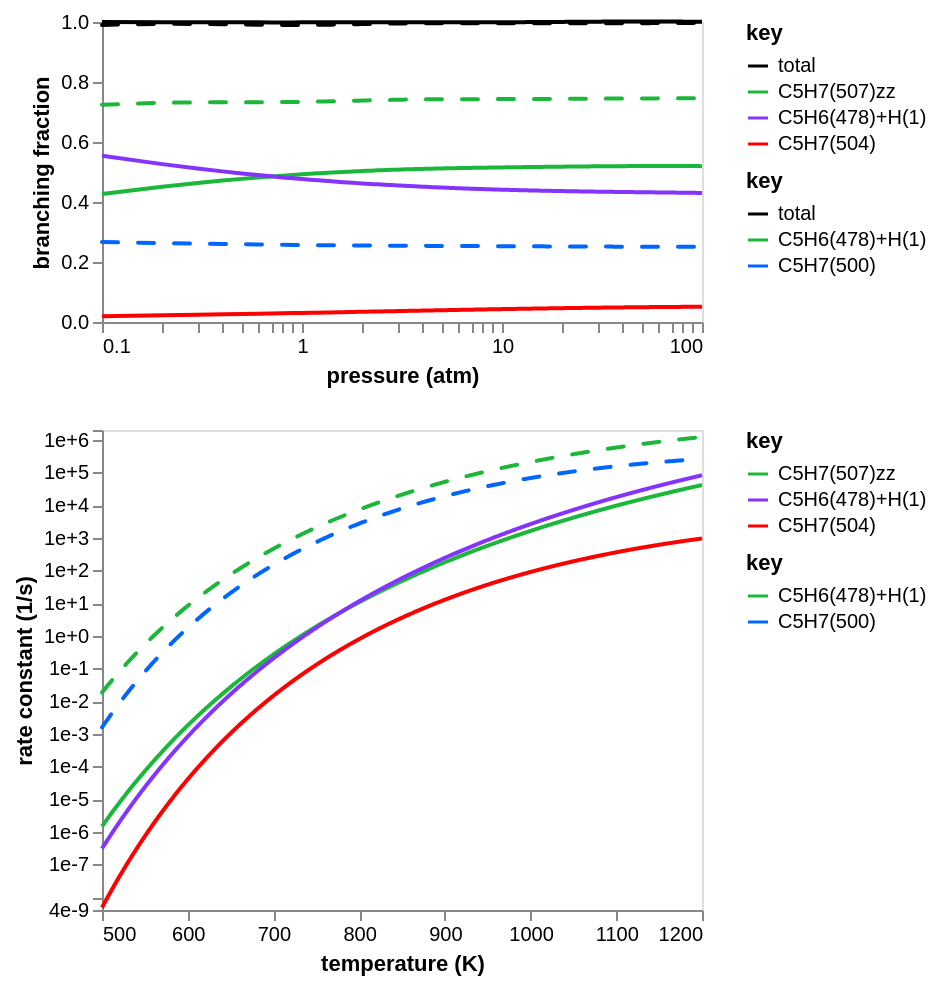

This figure's notebook cell:
### Code cell
branch_frac_chart = alt.layer(branch_frac_chart1, branch_frac_chart2).resolve_scale(
    color="independent"
)
rate_chart = alt.layer(rate_chart1, rate_chart2).resolve_scale(color="independent")

chart = alt.vconcat(
    branch_frac_chart.properties(width=300, height=150),
    rate_chart.properties(width=300, height=240),
).configure_axis(grid=False)
chart

### Figure 1 — Vega-Lite specification as saved in the notebook (floating-point values rounded to 4 significant figures; data arrays with more than 128 entries replaced by an {"elided": "..."} marker saying what was removed)
{"config": {"view": {"continuousWidth": 300, "continuousHeight": 300}, "axis": {"grid": false}}, "vconcat": [{"layer": [{"data": {"name": "data-4edc895303a76668a909377ed5a4f3f7"}, "mark": {"type": "line"}, "encoding": {"color": {"field": "key", "scale": {"domain": ["total", "C5H7(507)zz", "C5H6(478)+H(1)", "C5H7(504)"], "range": ["#000000", "#1ab73a", "#8533ff", "#ff0000"]}, "type": "nominal"}, "x": {"axis": {"labelExpr": "((abs(datum.value - 0.1) / abs(0.1) < 1e-5) ||\n(abs(datum.value - 1.0) / abs(1.0) < 1e-5) ||\n(abs(datum.value - 10.0) / abs(10.0) < 1e-5) ||\n(abs(datum.value - 100.0) / abs(100.0) < 1e-5) ||\n(abs(datum.value - 100.0) / abs(100.0) < 1e-5)) ? datum.label : ''", "values": [0.1, 0.2, 0.3, 0.4, 0.5, 0.6, 0.7, 0.8, 0.9, 1.0, 2.0, 3.0, 4.0, 5.0, 6.0, 7.0, 8.0, 9.0, 10.0, 20.0, 30.0, 40.0, 50.0, 60.0, 70.0, 80.0, 90.0, 100.0, 100.0]}, "field": "x", "scale": {"domain": [0.1, 100.0], "type": "log"}, "title": "pressure (atm)", "type": "quantitative"}, "y": {"axis": {"format": ".1f"}, "field": "value", "scale": {"domain": [0, 1], "domainMax": 1, "nice": true}, "title": "branching fraction", "type": "quantitative"}}, "transform": [{"fold": ["total", "C5H7(507)zz", "C5H6(478)+H(1)", "C5H7(504)"]}]}, {"data": {"name": "data-0b26950a7a4f3b4b6a9acfff307762e5"}, "mark": {"type": "line", "strokeCap": "round", "strokeDash": [8, 10]}, "encoding": {"color": {"field": "key", "scale": {"domain": ["total", "C5H6(478)+H(1)", "C5H7(500)"], "range": ["#000000", "#1ab73a", "#0066ff"]}, "type": "nominal"}, "x": {"axis": {"labelExpr": "((abs(datum.value - 0.1) / abs(0.1) < 1e-5) ||\n(abs(datum.value - 1.0) / abs(1.0) < 1e-5) ||\n(abs(datum.value - 10.0) / abs(10.0) < 1e-5) ||\n(abs(datum.value - 100.0) / abs(100.0) < 1e-5) ||\n(abs(datum.value - 100.0) / abs(100.0) < 1e-5)) ? datum.label : ''", "values": [0.1, 0.2, 0.3, 0.4, 0.5, 0.6, 0.7, 0.8, 0.9, 1.0, 2.0, 3.0, 4.0, 5.0, 6.0, 7.0, 8.0, 9.0, 10.0, 20.0, 30.0, 40.0, 50.0, 60.0, 70.0, 80.0, 90.0, 100.0, 100.0]}, "field": "x", "scale": {"domain": [0.1, 100.0], "type": "log"}, "title": "pressure (atm)", "type": "quantitative"}, "y": {"axis": {"format": ".1f"}, "field": "value", "scale": {"domain": [0, 1], "domainMax": 1, "nice": true}, "title": "branching fraction", "type": "quantitative"}}, "transform": [{"fold": ["total", "C5H6(478)+H(1)", "C5H7(500)"]}]}], "height": 150, "resolve": {"scale": {"color": "independent"}}, "width": 300}, {"layer": [{"data": {"name": "data-5c0688baa559f405d646b672d0c52d59"}, "mark": {"type": "line"}, "encoding": {"color": {"field": "key", "scale": {"domain": ["C5H7(507)zz", "C5H6(478)+H(1)", "C5H7(504)"], "range": ["#1ab73a", "#8533ff", "#ff0000"]}, "type": "nominal"}, "x": {"axis": {"format": ".0f"}, "field": "x", "scale": {"domain": [500, 1200], "domainMax": 1200, "nice": true}, "title": "temperature (K)", "type": "quantitative"}, "y": {"axis": {"format": ".0e", "labelExpr": "((abs(datum.value - 4e-09) / abs(4e-09) < 1e-5) ||\n(abs(datum.value - 1e-08) / abs(1e-08) < 1e-5) ||\n(abs(datum.value - 1e-07) / abs(1e-07) < 1e-5) ||\n(abs(datum.value - 1e-06) / abs(1e-06) < 1e-5) ||\n(abs(datum.value - 1e-05) / abs(1e-05) < 1e-5) ||\n(abs(datum.value - 0.0001) / abs(0.0001) < 1e-5) ||\n(abs(datum.value - 0.001) / abs(0.001) < 1e-5) ||\n(abs(datum.value - 0.01) / abs(0.01) < 1e-5) ||\n(abs(datum.value - 0.1) / abs(0.1) < 1e-5) ||\n(abs(datum.value - 1.0) / abs(1.0) < 1e-5) ||\n(abs(datum.value - 10.0) / abs(10.0) < 1e-5) ||\n(abs(datum.value - 100.0) / abs(100.0) < 1e-5) ||\n(abs(datum.value - 1000.0) / abs(1000.0) < 1e-5) ||\n(abs(datum.value - 10000.0) / abs(10000.0) < 1e-5) ||\n(abs(datum.value - 100000.0) / abs(100000.0) < 1e-5) ||\n(abs(datum.value - 1000000.0) / abs(1000000.0) < 1e-5) ||\n(abs(datum.value - 2000000.0) / abs(2000000.0) < 1e-5)) ? datum.label : ''", "values": [4e-09, 1e-08, 1e-07, 1e-06, 1e-05, 0.0001, 0.001, 0.01, 0.1, 1.0, 10.0, 100.0, 1000.0, 10000.0, 100000.0, 1000000.0, 2000000.0]}, "field": "value", "scale": {"domain": [4e-09, 2000000.0], "type": "log"}, "title": "rate constant (1/s)", "type": "quantitative"}}, "transform": [{"fold": ["C5H7(507)zz", "C5H6(478)+H(1)", "C5H7(504)"]}]}, {"data": {"name": "data-3d09ca2dc18b9eb84d43a0906e169f89"}, "mark": {"type": "line", "strokeCap": "round", "strokeDash": [8, 10]}, "encoding": {"color": {"field": "key", "scale": {"domain": ["C5H6(478)+H(1)", "C5H7(500)"], "range": ["#1ab73a", "#0066ff"]}, "type": "nominal"}, "x": {"axis": {"format": ".0f"}, "field": "x", "scale": {"domain": [500, 1200], "domainMax": 1200, "nice": true}, "title": "temperature (K)", "type": "quantitative"}, "y": {"axis": {"format": ".0e", "labelExpr": "((abs(datum.value - 4e-09) / abs(4e-09) < 1e-5) ||\n(abs(datum.value - 1e-08) / abs(1e-08) < 1e-5) ||\n(abs(datum.value - 1e-07) / abs(1e-07) < 1e-5) ||\n(abs(datum.value - 1e-06) / abs(1e-06) < 1e-5) ||\n(abs(datum.value - 1e-05) / abs(1e-05) < 1e-5) ||\n(abs(datum.value - 0.0001) / abs(0.0001) < 1e-5) ||\n(abs(datum.value - 0.001) / abs(0.001) < 1e-5) ||\n(abs(datum.value - 0.01) / abs(0.01) < 1e-5) ||\n(abs(datum.value - 0.1) / abs(0.1) < 1e-5) ||\n(abs(datum.value - 1.0) / abs(1.0) < 1e-5) ||\n(abs(datum.value - 10.0) / abs(10.0) < 1e-5) ||\n(abs(datum.value - 100.0) / abs(100.0) < 1e-5) ||\n(abs(datum.value - 1000.0) / abs(1000.0) < 1e-5) ||\n(abs(datum.value - 10000.0) / abs(10000.0) < 1e-5) ||\n(abs(datum.value - 100000.0) / abs(100000.0) < 1e-5) ||\n(abs(datum.value - 1000000.0) / abs(1000000.0) < 1e-5) ||\n(abs(datum.value - 2000000.0) / abs(2000000.0) < 1e-5)) ? datum.label : ''", "values": [4e-09, 1e-08, 1e-07, 1e-06, 1e-05, 0.0001, 0.001, 0.01, 0.1, 1.0, 10.0, 100.0, 1000.0, 10000.0, 100000.0, 1000000.0, 2000000.0]}, "field": "value", "scale": {"domain": [4e-09, 2000000.0], "type": "log"}, "title": "rate constant (1/s)", "type": "quantitative"}}, "transform": [{"fold": ["C5H6(478)+H(1)", "C5H7(500)"]}]}], "height": 240, "resolve": {"scale": {"color": "independent"}}, "width": 300}], "$schema": "https://vega.github.io/schema/vega-lite/v5.20.1.json", "datasets": {"data-4edc895303a76668a909377ed5a4f3f7": {"elided": "1000 records"}, "data-0b26950a7a4f3b4b6a9acfff307762e5": {"elided": "1000 records"}, "data-5c0688baa559f405d646b672d0c52d59": {"elided": "1000 records"}, "data-3d09ca2dc18b9eb84d43a0906e169f89": {"elided": "1000 records"}}}
